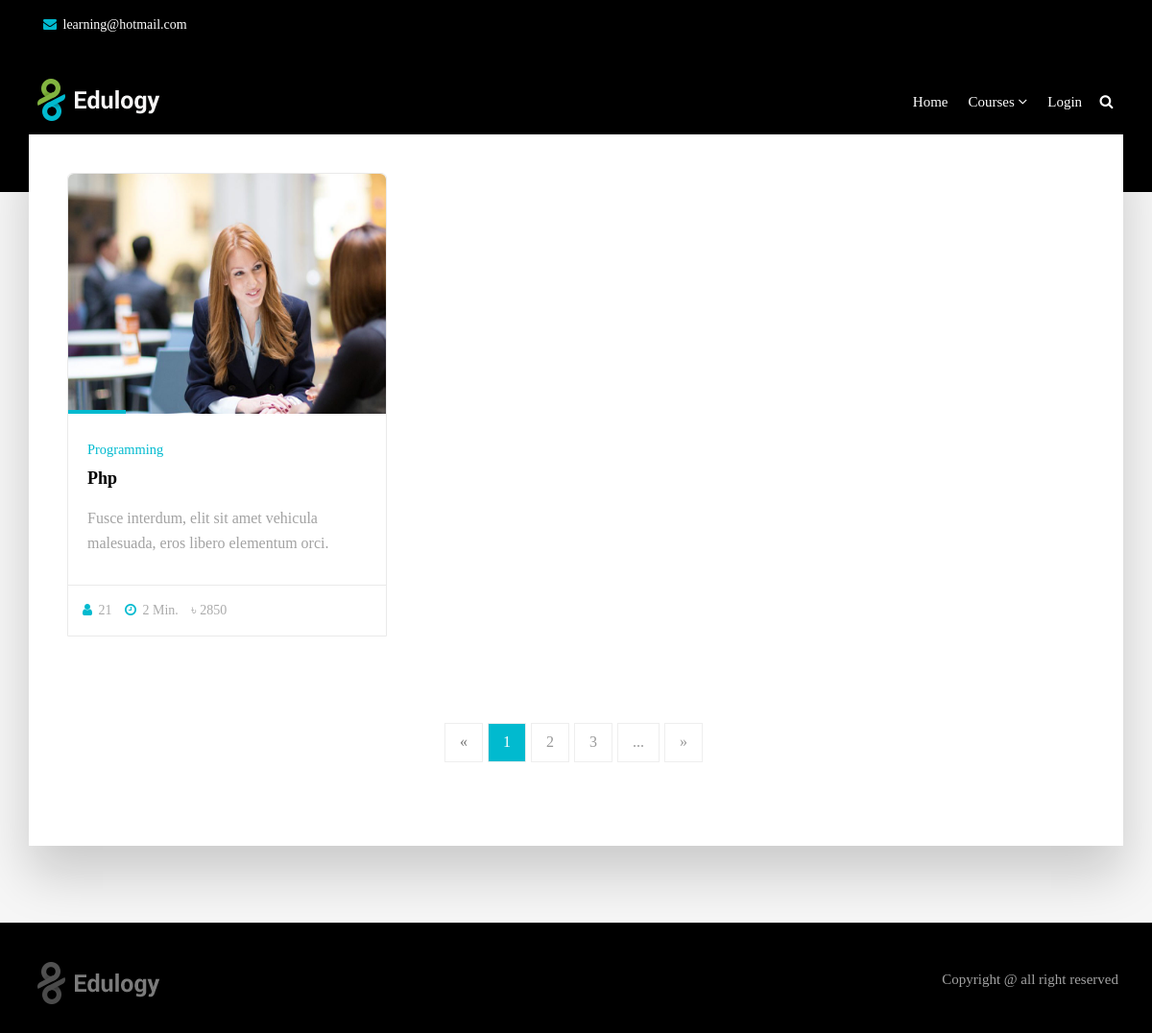
Page /course-category.php?cat_id=3 on the earlier database version.
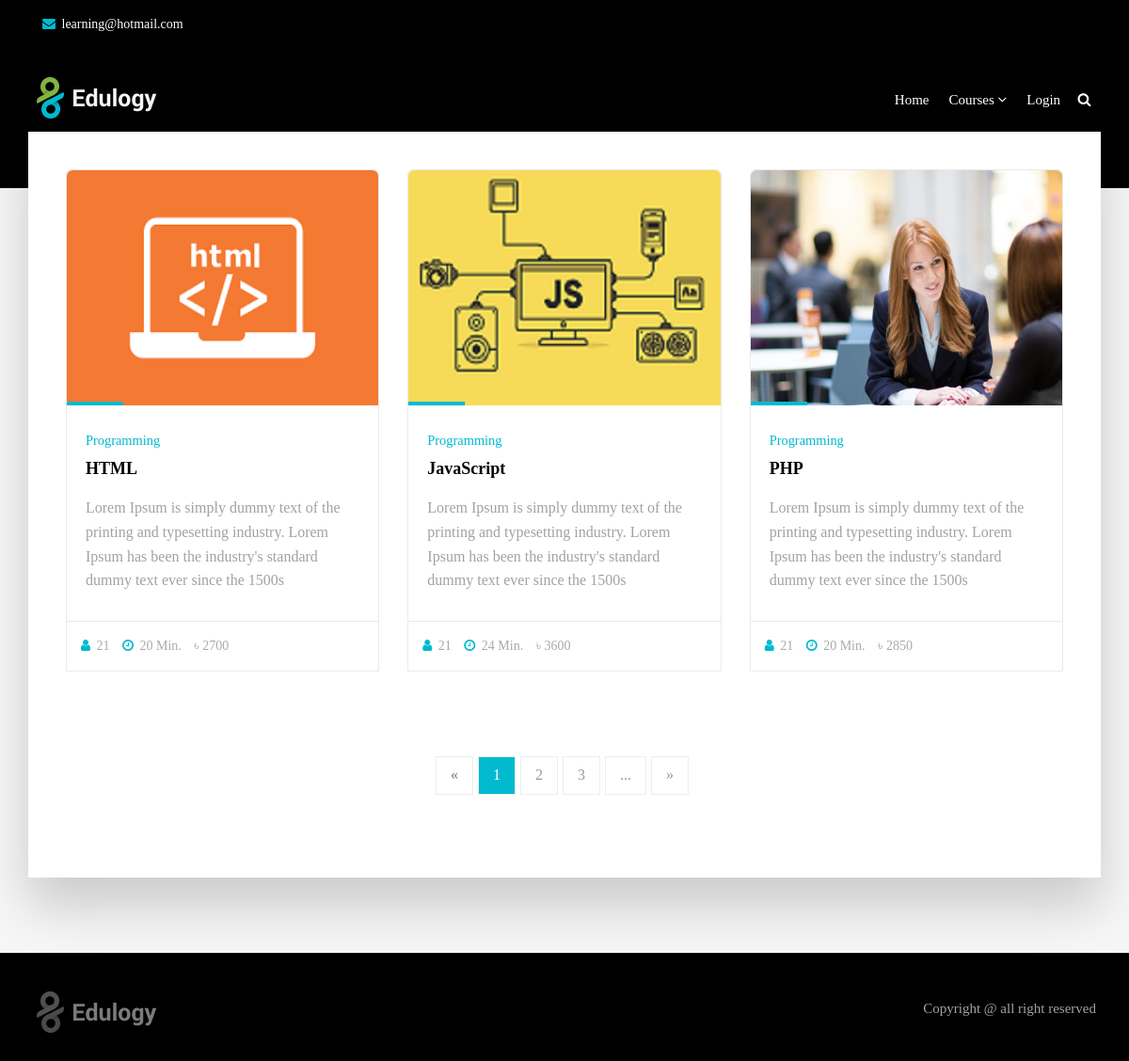
Same page on the later database version.
### tables this page shows
CREATE TABLE `courses` (
  `course_id` int(11) NOT NULL,
  `category_id` int(11) NOT NULL,
  `course_title` varchar(191) NOT NULL,
  `banner` varchar(191) NOT NULL,
  `short_description` text NOT NULL,
  `description` longtext NOT NULL,
  `price` varchar(191) NOT NULL,
  `discount` varchar(100) NOT NULL,
  `hours` varchar(100) NOT NULL,
  `total_hit` int(11) NOT NULL,
  `ratting` int(11) NOT NULL,
  `demo_video` varchar(191) DEFAULT NULL,
  `is_active` tinyint(4) NOT NULL,
  `created_at` timestamp NOT NULL DEFAULT current_timestamp()
);

CREATE TABLE `categories` (
  `cat_id` int(11) NOT NULL,
  `cat_name` varchar(191) NOT NULL,
  `is_active` tinyint(4) NOT NULL DEFAULT 0
);

### course-category.php (the view, shortened to what this page needs)
<?php include 'header.php'; ?>
<section class="section db p120">
</section>
<section class="section gb nopadtop">
    <div class="container">
        <div class="boxed boxedp4">
            <div class="row blog-grid">
            <?php
            $catid = $_GET['cat_id'];
                $query = "SELECT * FROM courses left join categories on categories.cat_id = courses.category_id where courses.is_active = 0 and category_id =$catid Order By course_id DESC";
                $result = $con->query($query);
                if ($result->num_rows > 0) {
                    foreach ($result as  $value) {
            ?>
                <div class="col-md-4">
                    <div class="course-box">
                        <div class="image-wrap entry">
                        <img style="width: 333px; height:250px;" src="<?php echo  $value['banner'];?>" alt="" class="img-responsive">
                        </div>
                        <div class="course-details">
                            <h4>
                                <small><?php echo  $value['cat_name'];?></small>
                                <a href="single-course.php?courseid=<?php echo $value['course_id'] ?>" title=""><?php echo  $value['course_title'];?></a>
                            </h4>
                            <p><?php echo  $value['short_description'];?></p>
                        </div>
                        <div class="course-footer clearfix">
                            <div class="pull-left">
                                <ul class="list-inline">
                                    <li><a href="#"><i class="fa fa-user"></i> 21</a></li>
                                    <li><a href="#"><i class="fa fa-clock-o"></i> <?php echo  $value['hours'];?> Min.</a></li>
                                    <li><a href="#">৳ <?php echo round( $value['price']-(($value['price']*$value['discount'])/100));?></a></li>
                                </ul>
                            </div>
                        </div>
                    </div>
                </div>
                <?php }} ?>
            </div>
            <div class="row">
                <div class="col-md-12 text-center">
                    <ul class="pagination ">
                        <li class="disabled"><a href="javascript:void(0)">&laquo;</a></li>
                        <li class="active"><a href="javascript:void(0)">1</a></li>
                        <li><a href="javascript:void(0)">2</a></li>
                        <li><a href="javascript:void(0)">3</a></li>
                        <li><a href="javascript:void(0)">...</a></li>
                        <li><a href="javascript:void(0)">&raquo;</a></li>
                    </ul>
                </div>
            </div>
        </div>
    </div>
</section>
<?php include 'footer.php'; ?>

### header.php (shortened to what this page needs)
<!DOCTYPE html>
<html lang="en">
    <head>
    <link rel="stylesheet" href="css/bootstrap.min.css">
    <link rel="stylesheet" href="css/font-awesome.min.css">
    <link rel="stylesheet" href="css/carousel.css">
    <link rel="stylesheet" href="css/animate.css">
    <link rel="stylesheet" href="style.css">
</head>
<body>
    <?php
    include 'Controller/database.php';
    ?>
    <div id="wrapper">
        <header class="header">
        <div class="topbar clearfix">
                <div class="container">
                <div class="row-fluid">
                        <div class="col-md-6 col-sm-6 text-left">
                            <p>
                                <strong><i class="fa fa-envelope"></i></strong> <a href="mailto:#">learning@hotmail.com</a>
                            </p>
                        </div>
                    </div>
                </div>
            </div>
            <div class="container">
                <nav class="navbar navbar-default yamm">
                    <div class="navbar-header">
                        <div class="logo-normal">
                            <a class="navbar-brand" href="index.php"><img src="images/logo.png" alt=""></a>
                        </div>
                    </div>
                    <div id="navbar" class="navbar-collapse collapse">
                        <ul class="nav navbar-nav navbar-right">
                            <li><a href="index.php">Home</a></li>
                            <li class="dropdown hassubmenu">
                                <a href="courses.php" class="dropdown-toggle" data-toggle="dropdown" role="button" aria-expanded="false">Courses <span class="fa fa-angle-down"></span></a>
                                    <?php
                                    $query = "SELECT * FROM categories where is_active=0 Order By cat_id desc";
                                    $result = $con->query($query);
                                    ?>
                            </li>
                            <?php
                                if (isset($_SESSION['active'])) {
                            ?>
                            <li class="dropdown hassubmenu">
                                <a href="#" class="dropdown-toggle" data-toggle="dropdown" role="button" aria-expanded="false"><?php echo $_SESSION['first_name'] ?> <span class="fa fa-angle-down"></span></a>
                                <ul class="dropdown-menu" role="menu">
                                <?php if ($_SESSION['role']=="admin") {
                                }?>
                                    <li><a href="my-courses.php">My Courses</a></li>
                                    <li><a href="?logout=logout">Logout</a></li>
                                </ul>
                            </li>
                            <?php }else{?>
                                <li><a href="auth.php">Login</a></li>
                                <?php  } ?>
                            <li class="iconitem"><a href="#" data-toggle="modal" data-target="#login-modal"><i class="fa fa-search"></i></a></li>
                        </ul>
                    </div>
                </nav>
            </div>
        </header>

### footer.php (shortened to what this page needs)
        <div class="copyrights">
            <div class="container">
                <div class="clearfix">
                    <div class="pull-left">
                        <div class="cop-logo">
                            <a href="#"><img src="images/logo.png" alt=""></a>
                        </div>
                    </div>
                    <div class="pull-right">
                        <div class="footer-links">
                            <ul class="list-inline">
                                <li>Copyright  @ all right reserved</li>
                            </ul>
                        </div>
                    </div>
                </div>
            </div>
        </div>
    </div>
</body>
</html>

Differences in the rows shown:
added courses: banner (picture), category.cat_name "Programming", course_title "HTML", short_description "Lorem Ipsum is simply dummy text of the printing and typesetting industry. Lorem Ipsum has been the industry's standard dummy text ever since the 1500s", hours "20", $value['price']-(($value['price']*$value['discount'])/100) "2700"
added courses: banner (picture), category.cat_name "Programming", course_title "JavaScript", short_description "Lorem Ipsum is simply dummy text of the printing and typesetting industry. Lorem Ipsum has been the industry's standard dummy text ever since the 1500s", hours "24", $value['price']-(($value['price']*$value['discount'])/100) "3600"
changed courses: course_title "Php" → "PHP"; short_description "Fusce interdum, elit sit amet vehicula malesuada, eros libero elementum orci." → "Lorem Ipsum is simply dummy text of the printing and typesetting industry. Lorem Ipsum has been the industry's standard dummy text ever since the 1500s"; hours "2" → "20"
